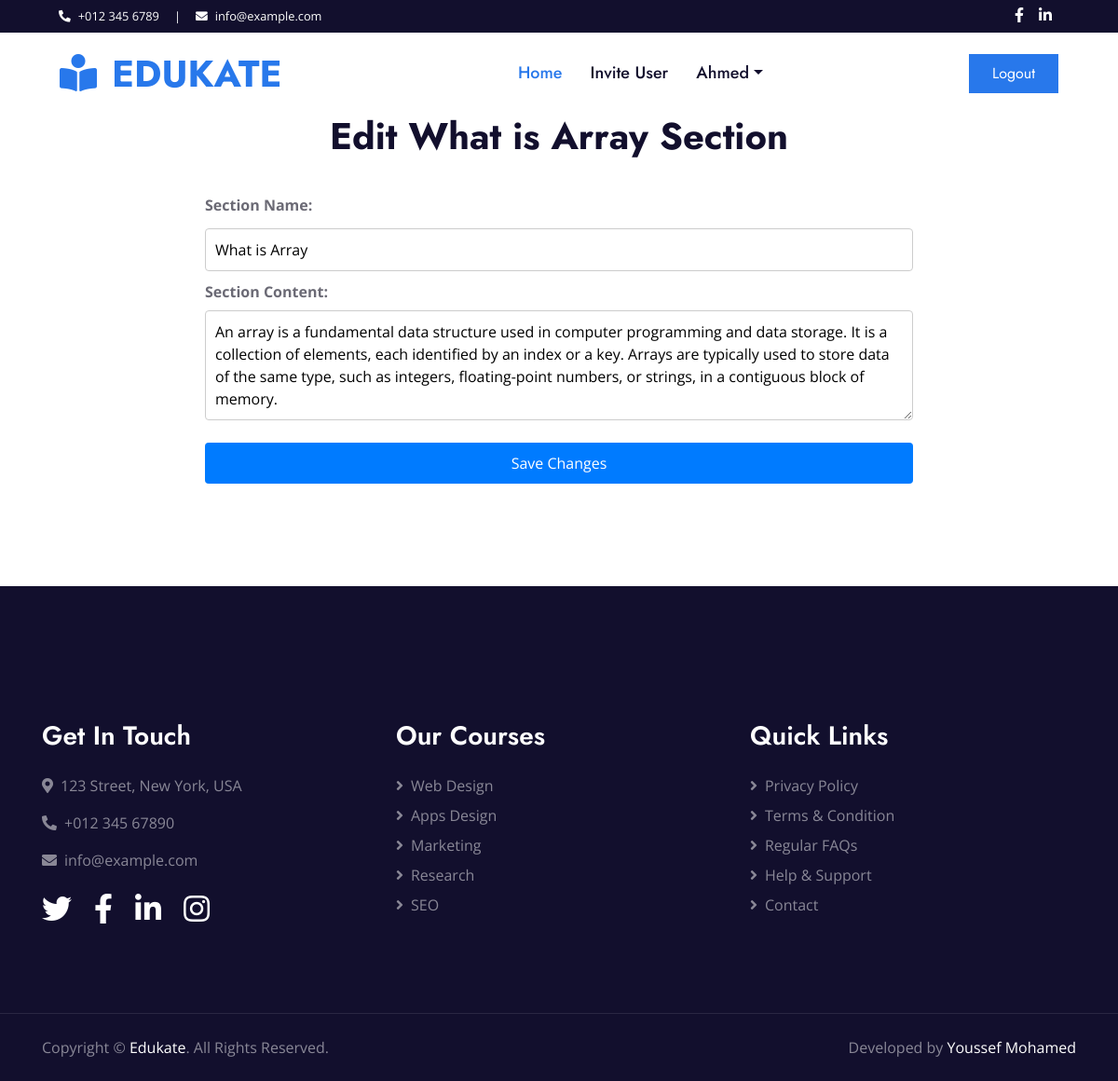
The app's page /instructor/edit-section/8 (signed in) with its own data.
### instructor/models.py (models this page shows, shortened)
class Section(models.Model):
    lesson = models.ForeignKey(Lesson, on_delete=models.CASCADE)
    sectionName = models.CharField(max_length=50)
    video = models.FileField(upload_to='videos/%Y/%m/%d/', null=True)
    content = models.TextField(max_length=1000)
    pdf = models.FileField(upload_to='pdfs/%Y/%m/%d/')

### instructor/views/section_views.py (the view)
# urls.py: path('edit-section/<int:id>', edit_section, name='edit_section'),
@login_required
@user_passes_test(lambda user: user.is_staff and not user.is_superuser and Instructor.objects.filter(staffuser=user).exists())
def edit_section(request, id):
    section = Section.objects.get(id=id)
    lessonId = section.lesson.id
    if request.method == 'POST':
        section.sectionName = request.POST.get('section-name')
        section.content = request.POST.get('section-content')
        section.save()
        return redirect('upload_section', id=lessonId)
    return render(request, 'edit_section.html', {'section':section})

### templates/edit_section.html (shortened to what this page needs)
{% extends 'base/base.html'%}
{% load static %}
{% block content%}
<div class="container">
    <h1>Edit {{section.sectionName}} Section</h1>
    <form method="post" enctype="multipart/form-data">
        <label for="lesson_name">Section Name:</label>
        <input type="text"  name="section-name" value="{{section.sectionName}}">
        <label for="lesson_name">Section Content:</label>
        <textarea rows="4" name="section-content">{{ section.content }}</textarea>
        <br> <br>
        <button type="submit">Save Changes</button>
    </form>
</div
{% endblock %}

### templates/base/header.html (shortened to what this page needs)
{% load static %}
<!DOCTYPE html>
<html>
    <head>
    <link href="https://cdnjs.cloudflare.com/ajax/libs/font-awesome/5.10.0/css/all.min.css" rel="stylesheet">
    <link href="{% static 'css/style.css' %}" rel="stylesheet">
    </head>
    <body>
        <div class="container-fluid bg-dark">
            <div class="row py-2 px-lg-5">
                <div class="col-lg-6 text-center text-lg-left mb-2 mb-lg-0">
                    <div class="d-inline-flex align-items-center text-white">
                        <small><i class="fa fa-phone-alt mr-2"></i>+012 345 6789</small>
                        <small class="px-3">|</small>
                        <small><i class="fa fa-envelope mr-2"></i>info@example.com</small>
                    </div>
                </div>
                <div class="col-lg-6 text-center text-lg-right">
                    <div class="d-inline-flex align-items-center">
                        <a class="text-white px-2" href="">
                            <i class="fab fa-facebook-f"></i>
                        </a>
                        <a class="text-white px-2" href="">
                            <i class="fab fa-linkedin-in"></i>
                        </a>
                    </div>
                </div>
            </div>
        </div>
        <div class="container-fluid p-0">
            <nav class="navbar navbar-expand-lg bg-white navbar-light py-3 py-lg-0 px-lg-5">
                <a href="{% url 'index' %}" class="navbar-brand ml-lg-3">
                    <h1 class="m-0 text-uppercase text-primary"><i class="fa fa-book-reader mr-3"></i>Edukate</h1>
                </a>
                <div class="collapse navbar-collapse justify-content-between px-lg-3" id="navbarCollapse">
                    <div class="navbar-nav mx-auto py-0">
                        {% if user.is_authenticated %}
                        {% if user.is_staff and not user.is_superuser %}
                        {% if request.user.assistant %}
                        <a href="{% url 'index' %}" class="nav-item nav-link active">Home</a>
                        <a href="{% url 'generate_invitation' %}" class="nav-item nav-link">Invite User</a>
                        {% else %}
                        <a href="{% url 'index' %}" class="nav-item nav-link active">Home</a>
                        <a href="{% url 'generate_invitation' %}" class="nav-item nav-link">Invite User</a>
                        <div class="nav-item dropdown">
                            <a href="#" class="nav-link dropdown-toggle" data-toggle="dropdown">{{user.username}}</a>
                        </div>
                        {% endif %}
                        {% elif user.is_superuser%}
                        <a href="{% url 'index' %}" class="nav-item nav-link active">Home</a>
                        <a href="{% url 'view_mesasges' %}" class="nav-item nav-link">Messages</a>
                        <a href="{% url 'admin:index' %}" class="nav-item nav-link">Admin Panel</a>
                        {% endif %}
                        {% else %}
                        <a href="index.html" class="nav-item nav-link active">Home</a>
                        <a href="#about" class="nav-item nav-link">About Us</a>
                        <a href="#contact" class="nav-item nav-link">Contact Us</a>
                        {% endif %}
                    </div>
                    {% if user.is_authenticated %}
                    <a href="{% url 'signout' %}" class="btn btn-primary py-2 px-4">Logout</a>
                    {% else %}
                    <a href="{% url 'signin' %}" class="btn btn-primary py-2 px-4">Login</a>
                    {% endif %}
                </div>
            </nav>
        </div>
    </body>
</html>

### templates/edit_section.html (style rules this page uses)
body { font-family: Arial, sans-serif; }
.container form { max-width: 800px; margin: 0 auto; padding: 20px; }
h1 { text-align: center; }
label { display: block; margin-top: 10px; font-weight: bold; }
input[type="text"], textarea, select { width: 100%; padding: 10px; margin-top: 5px; border: 1px solid #ccc; border-radius: 4px; }
button[type="submit"] { width: 100%; padding: 10px; background-color: #007BFF; color: white; border: none; border-radius: 4px; cursor: pointer; }

### records on screen
Section: sectionName "What is Array", section-name "What is Array", section-content "An array is a fundamental data structure used in computer programming and data storage. It is a collection of elements, each identified by an index or a key. Arrays are typically used to store data of the same type, such as integers, floating-point numbers, or strings, in a contiguous block of memory."

### other values on screen
{{ user.username }} "Ahmed"
